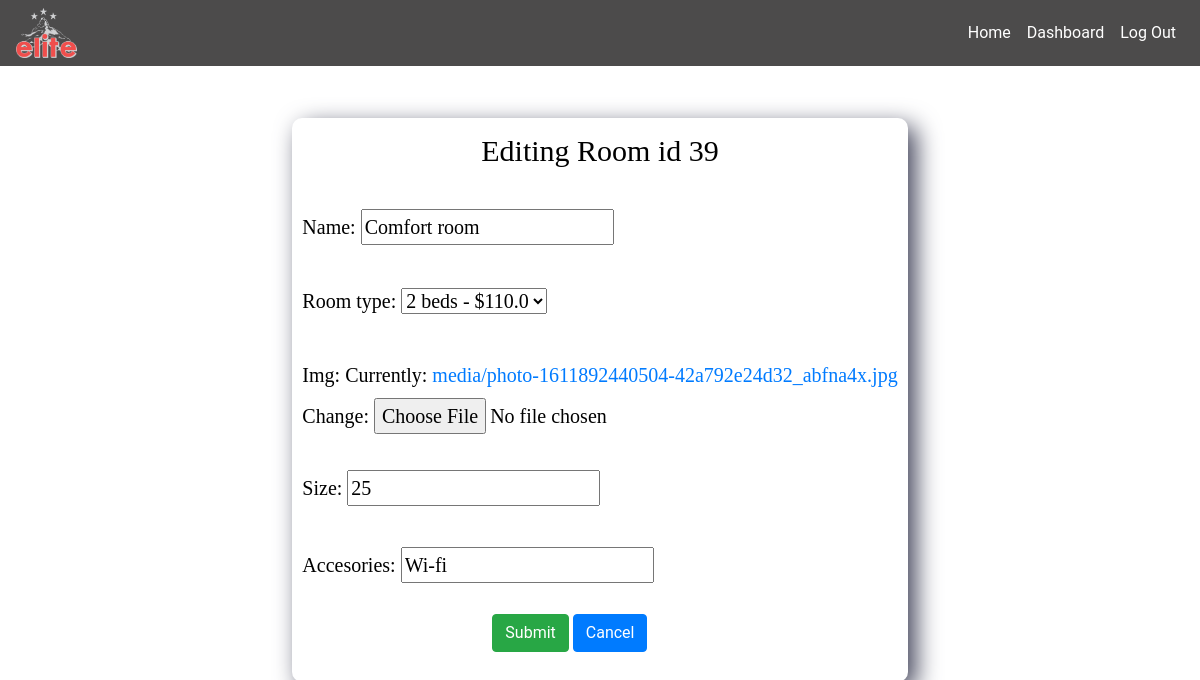
The app's page /room/39/edit (signed in) with its own data.
### booking/models.py (models this page shows, shortened)
class Room(models.Model):
    occupancy = models.BooleanField(default=False)
    name = models.CharField(max_length=20)
    room_type = models.ForeignKey(Room_type, on_delete=models.CASCADE)
    img = models.ImageField(upload_to="media/")
    size = models.CharField(max_length=20)
    accesories = models.CharField(max_length=200)

### booking/views.py (the view)
# urls.py: path("room/<int:id>/edit", edit_room, name="edit_room"),
@staff_member_required(login_url="hotel:login")
def edit_room(request, id):
    room = Room.objects.get(pk=id)
    if request.method == "POST":
        form = AddRoom(request.POST, request.FILES, instance=room)
        if form.is_valid():
            form.save()
            return redirect("booking:home")
    else:
        form = AddRoom(instance=room)
    return render(request, "edit.html", {"form": form, "id": room.id, "edit": "Room"})

### booking/forms.py
class AddRoom(ModelForm):
    class Meta:
        model = Room
        fields = ["name", "room_type", "img", "size", "accesories"]

### booking/models.py (called while the page is built)
    def __str__(self):
        return f"{self.beds} beds - ${self.price}"

### templates/edit.html (shortened to what this page needs)
{% extends "base.html" %}
{% block content %}
{% load static %}
<link rel="stylesheet" type="text/css" href="{% static 'css/update_nav.css' %}">
<link rel="stylesheet" type="text/css" href="{% static 'css/view.css' %}">
<div class="data edit-data">
    <form method="post" enctype="multipart/form-data">
        <p class="header-item">Editing {{edit}} id {{id}}</p>
        {{form.as_p}}
        <input class="btn btn-success edit-btn" type="submit" value="Submit">
        <a class="btn btn-primary edit-btn" href=" {% url 'booking:dashboard' %}">Cancel</a>
    </form>
</div>
{% endblock %}

### static/css/base.css (style rules this page uses)
body { font-family: "Roboto", sans-serif; margin: 0; padding: 0; display: flex; flex-direction: column; align-items: center; justify-content: center; height: 100vh; }

### static/css/view.css (style rules this page uses)
.data { display: flex; flex-direction: column; margin: 20px; height: 550px; align-items: center; border-radius: 10px; -webkit-box-shadow: 8px 8px 24px 0px rgba(66, 68, 90, 1); -moz-box-shadow: 8px 8px 24px 0px rgba(66, 68, 90, 1); box-shadow: 8px 8px 24px 0px rgba(66, 68, 90, 1); }
.edit-data { margin: 50px; height: auto; display: flex; flex-direction: column; -webkit-box-shadow: 8px 8px 24px 0px rgba(66, 68, 90, 1); -moz-box-shadow: 8px 8px 24px 0px rgba(66, 68, 90, 1); box-shadow: 8px 8px 24px 0px rgba(66, 68, 90, 1); }
p { padding: 10px; font-family: verdana; font-size: 20px; color: rgb(0, 0, 0); }
.edit-btn { position: relative; left: 200px; margin-bottom: 30px; }
.header-item { font-size: 30px; text-align: center; }

### records on screen
Room: name "Comfort room", room_type "2 beds - $110.0", size "25", accesories "Wi-fi"

### other values on screen
{{ edit }} "Room"
{{ id }} "39"
